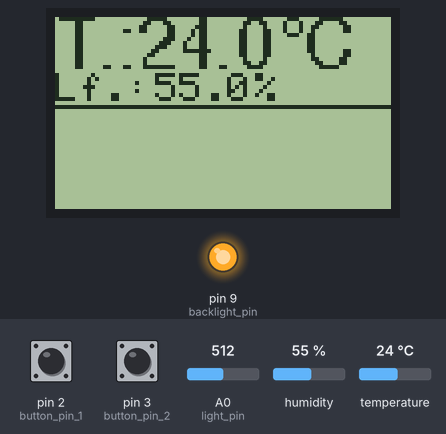
Bench run of a sketch on a simulated Arduino Uno, built with avr-gcc and run on an emulated ATmega328P. On the bench: 84×48 one-colour display, output pins drawn as LEDs (lit = HIGH). The inputs (shaded band) are chosen by the test bench; at power-on: pin 3 (button_pin_2) HIGH, pin 2 (button_pin_1) HIGH, A0 (light_pin) = 512, humidity 55 %, temperature 24 °C. EEPROM starts erased; what the sketch prints to the serial monitor is not drawn.

Above: at 4.2 s.
4.3 s: pin 3 (button_pin_2) pulled LOW for 2.75 s
At 5.8 s:
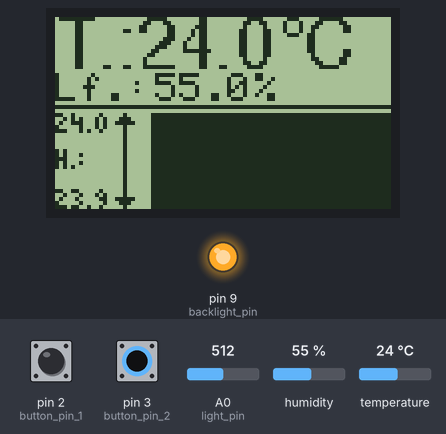
8.5 s: pin 2 (button_pin_1) pulled LOW for 2.75 s
At 9.0 s:
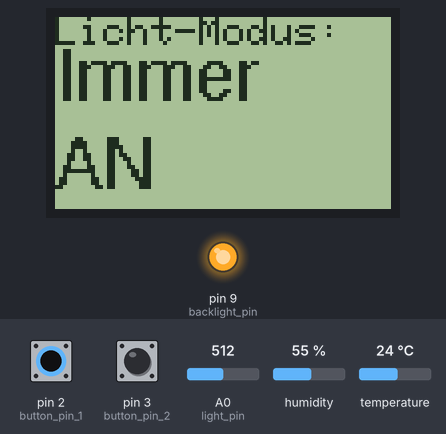
12.7 s: pin 2 (button_pin_1) pulled LOW for 2.75 s
At 13.4 s:
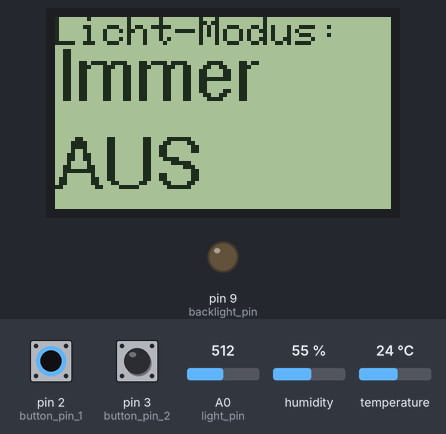
16.9 s: pin 3 (button_pin_2) pulled LOW for 2.75 s
At 18.6 s:
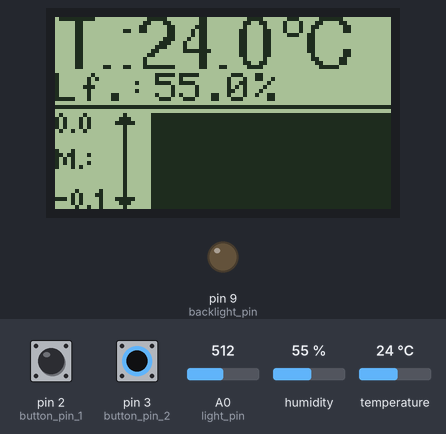
21.1 s: pin 2 (button_pin_1) pulled LOW for 2.75 s
At 22.0 s:
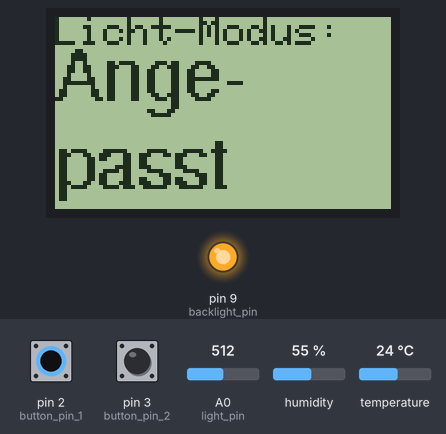
25.3 s: pin 3 (button_pin_2) pulled LOW for 2.75 s
At 27.0 s:
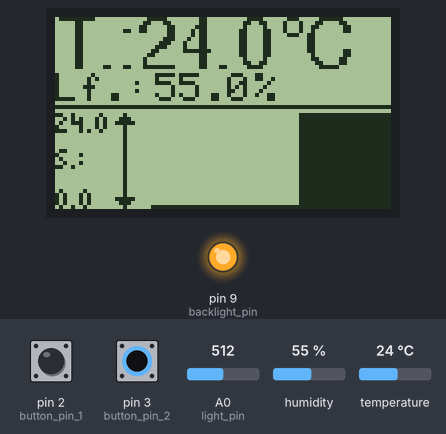
Timing chart, 0 to 28.5 s (numbered marks = the images above; inputs shaded):
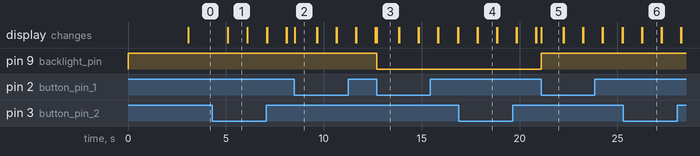

The sketch:

5110Display_DHT22.ino
```cpp
//5110 Screen 84x48 Pixels - DHT-Sensor
//Wilhelm Zeuschner, Started on 31.03.2018
#include <SPI.h>
#include <Adafruit_GFX.h>
#include <Adafruit_PCD8544.h>
#include <Fonts\FreeSans9pt7b.h>
#include <Fonts\Picopixel.h>

#include "DHT.h"
#define DHTTYPE DHT22

#include <EEPROM.h>


//Pins
const byte dht_pin = 6;
const byte light_pin = A0;
const byte backlight_pin = 9;
const byte button_pin_1 = 2;
const byte button_pin_2 = 3;

const byte display_reset = 20;
const byte display_cs = 4;
const byte display_dc = 5;
//Otherwise Hardware SPI-Pins!

//Variables
int eeprom_bl = 0;    //EEPROM Address
int eeprom_ui = 2;

//extern float temp;
//extern float humid;
float temp;
float humid;

int light_value;

int light_trigger = 800;

volatile bool button_1_pressed = 0;
volatile bool button_2_pressed = 0;
byte backlight_state = 1;
byte graph_state = 1;

//Array holds values for the last 60 Seconds
int temp_seconds[60];
//Array holds values of the average Temp for the last 60 Minutes
int temp_minutes[60];
//Last 60 Hours, these values will be displayed
int temp_hours[60];

int seconds_counter = 0;
int minutes_counter = 0;
unsigned long last_millis = 0;
unsigned long last_millis_2 = 0;
volatile unsigned long last_millis_isr = 0;

Adafruit_PCD8544 d = Adafruit_PCD8544(display_dc, display_cs, display_reset);

DHT dht(dht_pin, DHTTYPE);

void setup() {

	pinMode(button_pin_1, INPUT_PULLUP);
	attachInterrupt(digitalPinToInterrupt(button_pin_1), button_interrupt, FALLING);
	pinMode(button_pin_2, INPUT_PULLUP);
	attachInterrupt(digitalPinToInterrupt(button_pin_2), button_interrupt, FALLING);
	pinMode(light_pin, INPUT);
	pinMode(backlight_pin, OUTPUT);
	digitalWrite(backlight_pin, 1);

	Serial.begin(115200);
	Serial.println("Gebaut von Wilhelm Zeuschner. Projekt begonnen am 31.03.2018. Uploaded: 27.07.2018");
	dht.begin();
  Serial.println(dht.readTemperature());
	d.begin();
	d.setFont(NULL);
	d.setContrast(60);
	d.setRotation(2);
	d.setTextSize(1);
	d.clearDisplay();
	d.setTextColor(BLACK);
	d.setCursor(0, 10);
	d.println("Temperatur- und Luftfeuchtigkeitsmessgeraet");
	d.display();
	//delay(1000);

	//Read Data from EEPROM
	backlight_state = EEPROM.read(eeprom_bl);
	graph_state = EEPROM.read(eeprom_ui);

	Serial.println(backlight_state);
	if (backlight_state == 1) {
		digitalWrite(backlight_pin, 1);
	}
	else if (backlight_state == 2) {
		digitalWrite(backlight_pin, 0);
	}


  //Fill Hour Array with readings to get better axis scaling
  for (int i = 0; i < 60; i ++) {
    temp_hours[i] = dht.readTemperature() * 10;
    delay(50);
  }
}

void loop() {

	//Detect Button Press
	if (button_1_pressed) {
		if (backlight_state < 3) {
			backlight_state = backlight_state + 1;
		}
		else {
			backlight_state = 1;
		}
		EEPROM.update(eeprom_bl, backlight_state);
		button_1_action();
	}
	if (button_2_pressed) {
		button_2_pressed = 0;
		Serial.println("Button2");
		if (graph_state < 3) {
			graph_state = graph_state + 1;
		}
		else {
			graph_state = 1;
		}
		EEPROM.update(eeprom_ui, graph_state);
	}

	//Timing of Displaying Values
	if (millis() - last_millis >= 1000) {
		last_millis = millis();
		measure();
		average();
		display_text();
		switch (graph_state) {
		case 1:
			draw_graph(temp_hours);
			break;

		case 2:
			draw_graph(temp_minutes);
			break;

		case 3:
			draw_graph(temp_seconds);
			break;
		}

	}
	//Dim Backlight
	if (backlight_state == 3) {
		if (millis() - last_millis_2 >= 100) {
			last_millis_2 = millis();
			dim_backlight();
		}
	}
}

void average() {

	//First off, shift Array for Seconds by one Place to the left
	for (int i = 0; i < 59; i++) {
		temp_seconds[i] = temp_seconds[i + 1];
	}
	temp_seconds[59] = round(temp * 10);
	//Increment Seconds
	if (seconds_counter < 60) {
		seconds_counter++;
	}
	//One Minute has passed
	else {
		//Increment Minutes
		minutes_counter++;
		seconds_counter = 0;

		//Calculate Average for last 60 Seconds
		float temp_avg_seconds;
		temp_avg_seconds = 0;
		for (int i = 0; i < 60; i++) {
			temp_avg_seconds = temp_avg_seconds + temp_seconds[i];
		}
		temp_avg_seconds = temp_avg_seconds / 60;

		//Shift Array for Minutes by on Place to the left
		for (int i = 0; i < 59; i++) {
			temp_minutes[i] = temp_minutes[i + 1];
		}
		//Save Average
		temp_minutes[59] = round(temp_avg_seconds);

		//One Hour has passed
		if (minutes_counter >= 60) {
			minutes_counter = 0;

			//Calculate Average for last 60 Minutes
			float temp_avg_minutes;
			temp_avg_minutes = 0;
			for (int i = 0; i < 60; i++) {
				temp_avg_minutes = temp_avg_minutes + temp_minutes[i];
			}
			temp_avg_minutes = temp_avg_minutes / 60;

			//Shift Array for Hours by on Place to the left
			for (int i = 0; i < 59; i++) {
				temp_hours[i] = temp_hours[i + 1];
			}
			//Save Average
			temp_hours[59] = round(temp_avg_minutes);
		}
	}
}

void print_arrays() {
	Serial.println("Array for Seconds");
	for (int i = 0; i < 60; i++) {
		Serial.print(temp_seconds[i]);
		Serial.print(",");
	}
	Serial.println(" ");

	Serial.println("Array for Minutes");
	for (int i = 0; i < 60; i++) {
		Serial.print(temp_minutes[i]);
		Serial.print(",");
	}
	Serial.println(" ");

	Serial.println("Array for Hours");
	for (int i = 0; i < 60; i++) {
		Serial.print(temp_hours[i]);
		Serial.print(",");
	}
	Serial.println(" ");
}


void display_text() {
	//Display Readings
	d.clearDisplay();
	d.setFont(&FreeSans9pt7b);
	d.setCursor(0, 12);
	d.setTextSize(1);
	d.print("T.: ");
	d.setCursor(20, 12);
	if (temp >= 10) {
		d.print(String(temp, 1));
	}
	else {
		d.print(String(temp, 2));
	}
	d.setCursor(62, 12);
	d.print("C");
	d.drawCircle(59, 2, 2, BLACK);
	d.setFont(NULL);
	d.setCursor(0, 14);
	d.print("Lf.: ");
	d.setCursor(25, 14);
	if (humid < 100) {
		d.print(String(humid, 1));
	}
	else {
		d.print(String(humid, 0));
	}
	d.setCursor(50, 14);
	d.print("%");

	d.drawFastHLine(0, 22, 84, BLACK);

	//Show which Data is shown as Graph
	d.setFont(&Picopixel);
	d.setCursor(0, 37);
	switch (graph_state) {
	case 1:
		d.print("H.:");
		break;

	case 2:
		d.print("M.:");
		break;

	case 3:
		d.print("S.:");
		break;
	}


	d.display();
	//delay(100);
	//print_arrays();
}

//This draws a Graph (Diagram) into the bottom Section of the Screen
void draw_graph(int array_of_data[60]) {
	int current_x = d.width() - 60;
	int current_y = 0;
	int current_height = 0;

	//Determine max. and min. Temperature
	//Set "unrealistic" Values which have to be overwriten
	float max_temperature = -500.1;
	float min_temperature = 1000.1;

	for (int i = 0; i < 60; i++) {
		if (array_of_data[i] > max_temperature) {
			max_temperature = array_of_data[i];
		}
		if (array_of_data[i] < min_temperature) {
			min_temperature = array_of_data[i];
		}
	}
	//Better Visuals -> this should "raise" the Graph
	//int subtract = round(max_temperature * 1.2f);
	//if (subtract > 25) {
	//	subtract = 25;
	//}
	//min_temperature = min_temperature - subtract;
	//Avoid Crashes
	if (min_temperature == max_temperature) {
		min_temperature = min_temperature - 1;
	}

	//Serial.print("max:");
	//Serial.println(max_temperature);
	//Serial.print("min:");
	//Serial.println(min_temperature);


	//Draw Graph
	for (int i = 0; i < 60; i++) {
		current_height = map(array_of_data[i], min_temperature, max_temperature, 1, 24);		//Determine Height for this Temperature
		current_y = (48 - 24 + (24 - current_height));										//Determine corresponding y-Position
		d.drawFastVLine(current_x, current_y, current_height, BLACK);						//Draw Line
		current_x = current_x + 1;															//Increment x-Position
	}

	max_temperature = max_temperature / 10;
	min_temperature = min_temperature / 10;

	//Print Text
	d.setFont(&Picopixel);
	d.setCursor(0, 28);
	d.print(String(max_temperature, 1));
	d.setCursor(0, 47);
	d.print(String(min_temperature, 1));

	//Draw Arrows
	d.drawFastVLine(17, 24, 24, BLACK);
	d.fillTriangle(15, 26, 17, 24, 19, 26, BLACK);
	d.fillTriangle(15, 45, 17, 47, 19, 45, BLACK);

	d.display();
}

void button_1_action() {
	d.clearDisplay();
	d.setFont(NULL);
	d.setCursor(0, 0);
	d.print("Licht-Modus:");
	d.setFont(&FreeSans9pt7b);
	d.setCursor(0, 20);
	switch (backlight_state) {
	case 1:
		d.print("Immer\nAN");
		digitalWrite(backlight_pin, 1);
		break;
	case 2:
		d.print("Immer\nAUS");
		digitalWrite(backlight_pin, 0);
		break;
	case 3:
		d.print("Ange-\npasst");
		dim_backlight();
		break;
	}
	Serial.println(backlight_state);
	d.display();
	delay(1100);
	button_1_pressed = 0;
}

void dim_backlight() {
	//Backlight
	light_value = analogRead(light_pin);
	//Serial.println(light_value);
	//Tune Backlight only when the right Mode is selected
	if (backlight_state == 3) {
		if (light_value > light_trigger) {
			//Dark
			analogWrite(backlight_pin, 25);
		}
		else if (light_value <= light_trigger) {
			//Bright
			digitalWrite(backlight_pin, 1);
		}
	}
}

void button_interrupt() {
	if (millis() - last_millis_isr >= 400) {
		last_millis_isr = millis();
		if (digitalRead(button_pin_1) == 0) {
			button_1_pressed = 1;
		}
		else if (digitalRead(button_pin_2) == 0) {
			button_2_pressed = 1;
		}
	}
}

//Zero Padding function
//String zero_padder(String z_p) {
//	String zero_padded = z_p; //Variable to hold result
//	float current = z_p.toFloat(); //Integer for comparison
//	if (10 > current) {
//		zero_padded = "0" + z_p;
//	}
//	return zero_padded;
//}
```

dht22.ino
```cpp
//This function measures both temperature and humidity
void measure() {
  //Read Temperature and Humidity
  temp = dht.readTemperature();
  humid = dht.readHumidity();

  /*Serial.print("Humidity: ");
  Serial.print(humid);
  Serial.println(" %\t");
  Serial.print("Temperature: ");
  Serial.print(temp);
  Serial.println("*C");*/
}
```

Measured:
- after the input at 4.3 s, the display: first changes after 0.78 s (image 1 shows a later state)
- after the input at 8.5 s, the display: changes at once (image 2)
- after the input at 12.7 s, pin 9 (backlight_pin): HIGH → LOW at once; the display: changes at once (image 3)
- after the input at 16.9 s, the display: first changes after 0.93 s (image 4 shows a later state)
- after the input at 21.1 s, pin 9 (backlight_pin): LOW → HIGH at once; the display: changes at once (image 5)
- after the input at 25.3 s, the display: first changes after 0.93 s (image 6 shows a later state)
- what the display in image 1 shows lasts 1.0 s, from 5.1 s to 6.1 s
